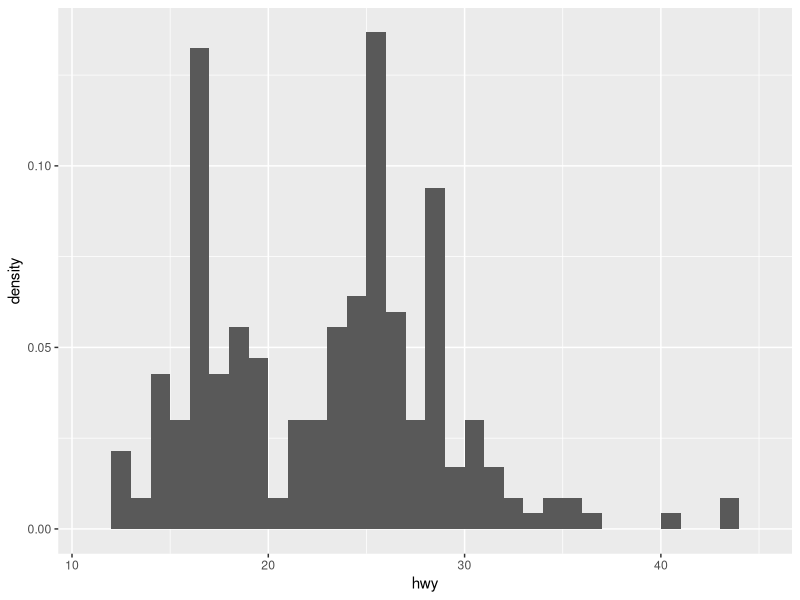
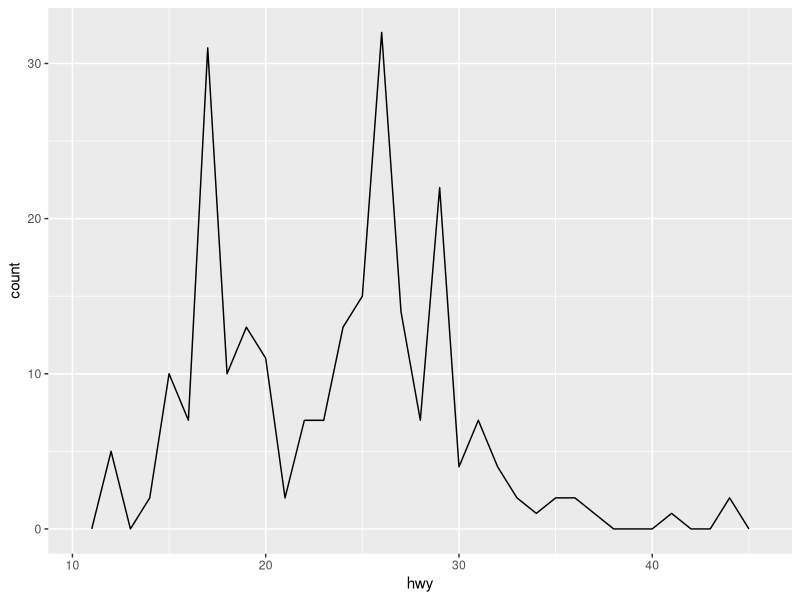
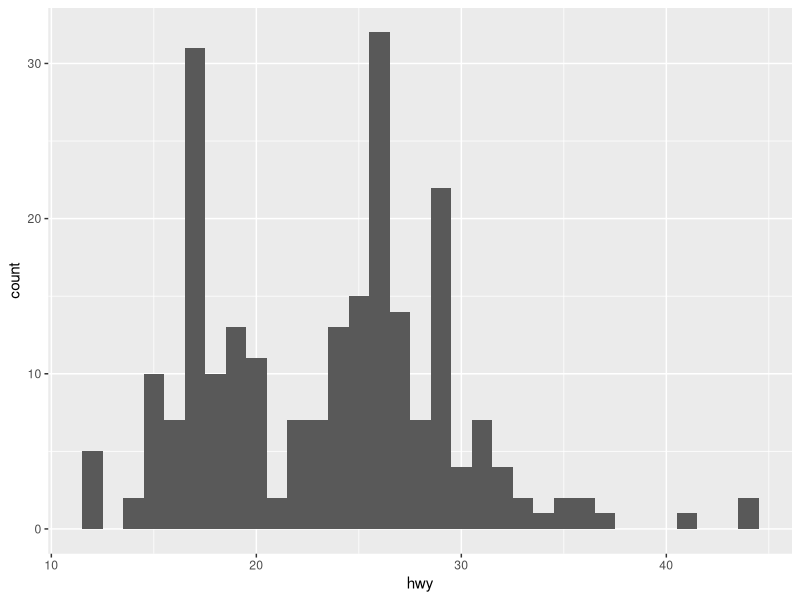
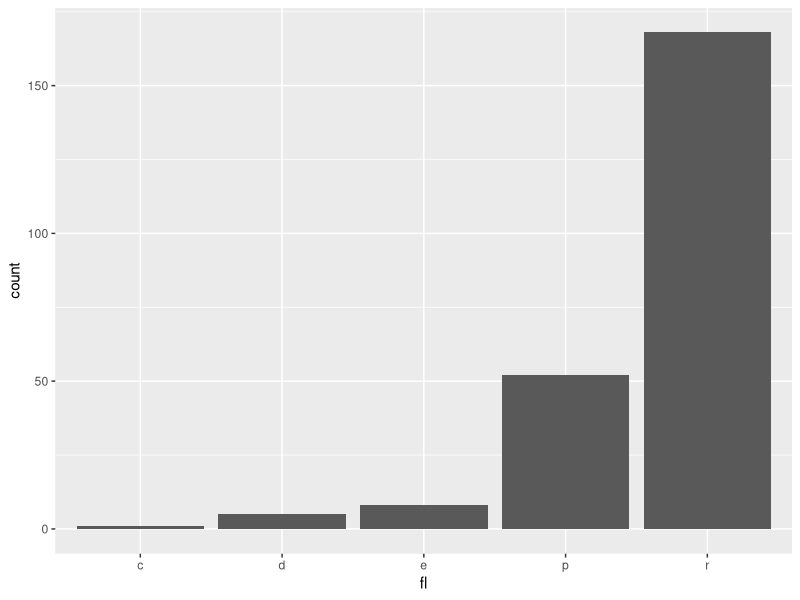
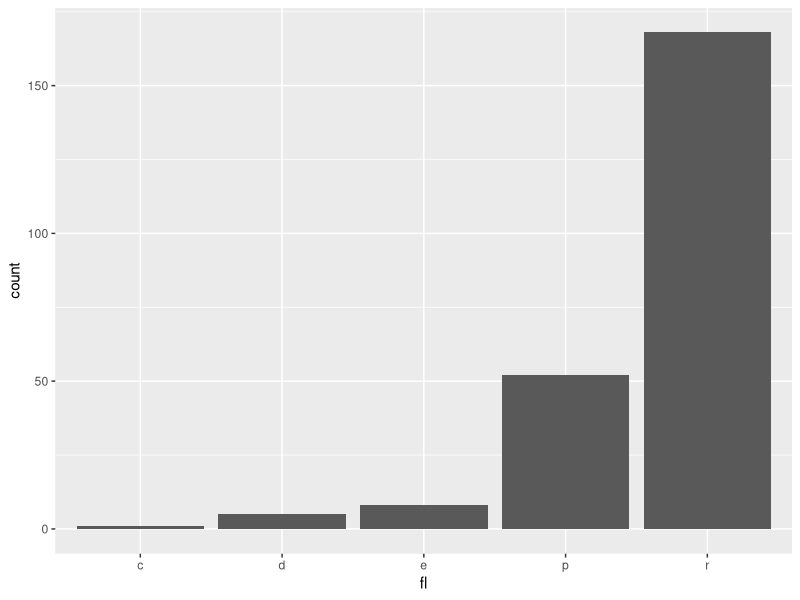
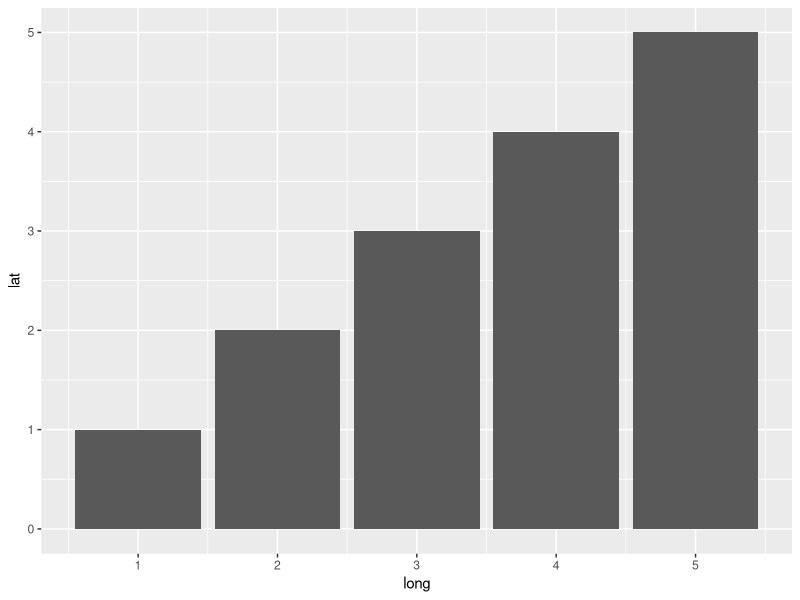
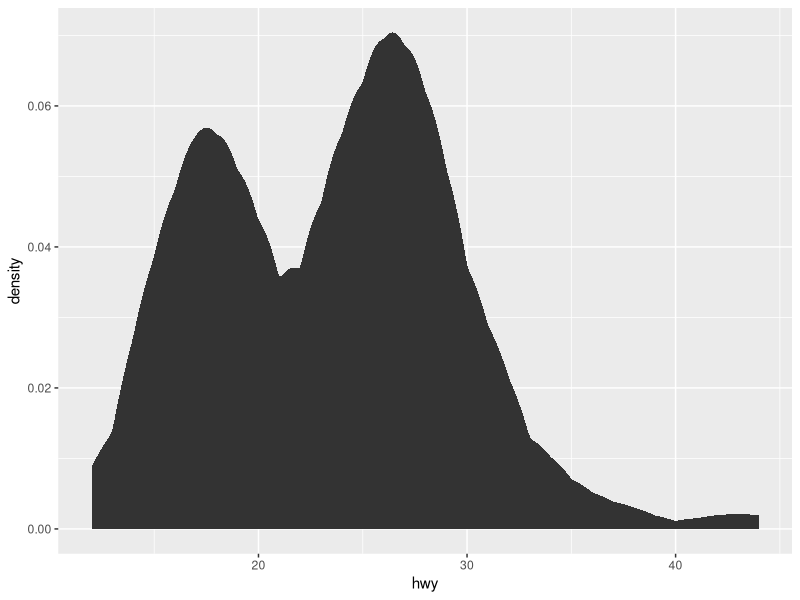
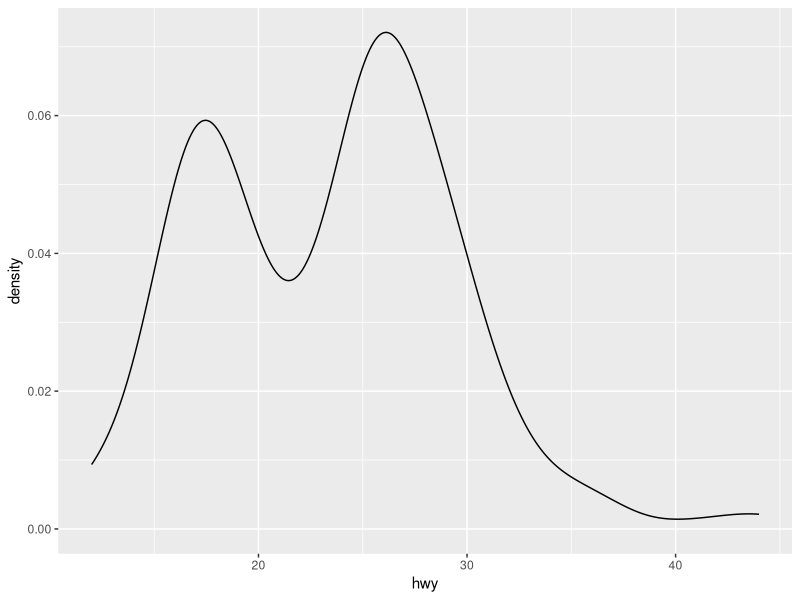

Write R code to recreate these figures, in order. (Note: this script raises an error after producing the figures.)
## ---- chunk 1
library(ggplot2)
library(dplyr)
## ---- chunk 2
c <- ggplot(mpg, aes(hwy))
## ---- chunk 3
# stat_bin()
c + stat_bin(
  aes(y = ..density..), binwidth = 1, boundary = 0, pad = TRUE
  )
## ---- chunk 4
# geom_freqpoly()
c + geom_freqpoly(binwidth = 1)
## ---- chunk 5
# geom_histogram()
c + geom_histogram(binwidth = 1, boundary = 0.5)
## ---- chunk 6
d <- ggplot(mpg, aes(fl))
## ---- chunk 7
# stat_count()
d + stat_count(width = 0.9)
## ---- chunk 8
# geom_bar()
d + geom_bar()
## ---- chunk 9
fyc <- tibble(long = rep(1:5, c(1:5)), lat = 1)
## ---- chunk 10
# geom_col()
ggplot(fyc, aes(long, lat)) + geom_col()
## ---- chunk 11
c <- ggplot(mpg, aes(hwy))
## ---- chunk 12
# stat_density()
c + stat_density(kernel = "epanechnikov")
## ---- chunk 13
# geom_density()
c + geom_density(kernel = "gaussian")
## ---- chunk 14
e <- ggplot(mpg, aes(cty, hwy))
## ---- chunk 15
# stat_bin_2d()
e + stat_bin_2d(binwidth = 1, drop = TRUE)
## ---- chunk 16
# stat_bin_hex()
e + stat_bin_hex(binwidth = 1)
## ---- chunk 17
# geom_bin2d()
e + geom_bin2d()
## ---- chunk 18
# geom_hex()
e + geom_hex()
## ---- chunk 19
e <- ggplot(mpg, aes(cty, hwy))
## ---- chunk 20
# stat_quantile()
e + 
  stat_quantile(
    quantiles = c(0.1, 0.9), formula = y ~ log(x), method = "rq"
  ) + 
  geom_point()
## ---- chunk 21
# geom_quantile()
e + 
  geom_quantile(
    quantiles = c(0.1, 0.9), formula = y ~ log(x), method = "rq"
  ) +
  geom_point()
## ---- chunk 22
e <- ggplot(mpg, aes(cty, hwy))
## ---- chunk 23
# stat_smooth()
e + 
  stat_smooth(
      method = "lm", formula = y ~ x, se = TRUE, level = 0.95,
  ) +
  geom_point()
## ---- chunk 24
# geom_smooth()
e + 
  geom_smooth(
      method = "lm", formula = y ~ x, se = TRUE, level = 0.95,
  ) +
  geom_point()
## ---- chunk 25
f <- ggplot(mpg, aes(class, hwy))
## ---- chunk 26
# stat_boxplot()
f + stat_boxplot()
## ---- chunk 27
# geom_boxplot()
f + geom_boxplot()
## ---- chunk 28
f <- ggplot(mpg, aes(class, hwy))
## ---- chunk 29
# stat_ydensity()
f + stat_ydensity(kernel = "gaussian", scale = "area")
## ---- chunk 30
# geom_violin()
f + geom_violin(scale = "width")
## ---- chunk 31
e <- ggplot(mpg, aes(cty, hwy))
## ---- chunk 32
# stat_sum()
e + stat_sum()
## ---- chunk 33
# geom_count()
e + geom_count()
## ---- chunk 34
seals <- seals %>% 
  mutate(z = sqrt(delta_long^2 + delta_lat^2))
l <- ggplot(seals, aes(long, lat))
## ---- chunk 35
# stat_contour()
l + stat_contour(aes(z = z))
## ---- chunk 36
# geom_contour()
l + geom_contour(aes(z = z))
## ---- chunk 37
e <- ggplot(mpg, aes(cty, hwy))
## ---- chunk 38
# stat_summary()
e + 
  stat_summary(fun.data = "mean_cl_boot") +
  geom_point(colour = "red", size = 1)
## ---- chunk 39
# stat_summary_bin()
e + 
  stat_summary_bin(fun.data = "mean_cl_boot", binwidth = 2) +
  geom_point(colour = "red", size = 1)
## ---- chunk 40
l <- ggplot(seals, aes(long, lat))
## ---- chunk 41
# stat_summary_2d()
l + stat_summary_2d(aes(z = z), binwidth = c(20, 10),fun = mean)
## ---- chunk 42
# stat_summary_hex()
l + stat_summary_hex(aes(z = z), binwidth = c(20, 10), fun = max)
## ---- chunk 43
# stat_function()
ggplot() + 
  stat_function(
    aes(x = -3:3), n = 99, fun = dnorm, 
    args = list(sd = 0.5), xlim = c(-1,1)
  )
## ---- chunk 44
e <- ggplot(mpg, aes(cty, hwy))
## ---- chunk 45
# stat_ecdf()
e + stat_ecdf(n = NULL, pad = FALSE)
## ---- chunk 46
c2 <- ggplot(mpg)
## ---- chunk 47
# stat_qq()
ggplot() + stat_qq(
  aes(sample = 1:100), distribution = qt, dparams = list(df = 5)
)
## ---- chunk 48
c2 + geom_qq(aes(sample = hwy))
## ---- chunk 49
c2 + geom_qq_line(aes(sample = hwy))
## ---- chunk 50
e <- ggplot(mpg, aes(cty, hwy))
## ---- chunk 51
e + 
  stat_density_2d(contour = TRUE, n = 100) +
  geom_point()
## ---- chunk 52
e + geom_density2d()
## ---- chunk 53
e <- ggplot(mpg, aes(cty, hwy))
## ---- chunk 54
e + 
  stat_ellipse(type = "enclid", level = 0.95, segments = 51) +
  geom_point()
## ---- chunk 55
# geom_blank()
ggplot(mpg, aes(cty, hwy)) + geom_blank()
## ---- chunk 56
fyc <- tibble(long = c(10, 12), lat = c(10, 12))
## ---- chunk 57
# geom_curve()
ggplot(fyc, aes(long, lat)) + 
  geom_curve(
    aes(yend = lat + 1, xend = long + 1),
    curvature = 0.5,
    angle = c(45, 135),
    ncp = 5,
    arrow = arrow(angle = 30, length = unit(0.1, "inches"),
                  ends = "last", type = "closed"),
    arrow.fill = "red",
    lineend = "butt"
  )
## ---- chunk 58
# geom_segment()
ggplot(fyc, aes(long, lat)) + 
  geom_segment(
    aes(yend = lat + 1, xend = long + 1),
    arrow = arrow(angle = 30, length = unit(0.25, "inches"),
                  ends = "both", type = "closed"),
    arrow.fill = "green",
    lineend = "butt",
    linejoin = "round"
  )
## ---- chunk 59
fyc <- tibble(
  long = c(1,5,4,3,2), lat = c(1,1,2,3,2)
)
fyc <- ggplot(fyc, aes(long, lat))
## ---- chunk 60
# geom_path()
fyc + geom_path()
## ---- chunk 61
# geom_line()
fyc + geom_line()
## ---- chunk 62
# geom_step()
fyc + geom_step(direction = "hv")
## ---- chunk 63
ids <- factor(c("1.1", "2.1", "1.2", "2.2", "1.3", "2.3"))
values <- data.frame(
  id = ids,
  value = c(3, 3.1, 3.1, 3.2, 3.15, 3.5)
)
positions <- data.frame(
  id = rep(ids, each = 4),
  x = c(2, 1, 1.1, 2.2, 1, 0, 0.3, 1.1, 2.2, 1.1, 1.2, 2.5, 1.1,
        0.3, 0.5, 1.2, 2.5, 1.2, 1.3, 2.7, 1.2, 0.5, 0.6, 1.3),
  y = c(-0.5, 0, 1, 0.5, 0, 0.5, 1.5, 1, 0.5, 1, 2.1, 1.7, 1, 1.5,
        2.2, 2.1, 1.7, 2.1, 3.2, 2.8, 2.1, 2.2, 3.3, 3.2)
)
datapoly <- merge(values, positions, by = c("id"))
# geom_polygon()
p <- ggplot(datapoly, aes(x = x, y = y)) +
  geom_polygon(aes(fill = value, group = id))
p + geom_point(colour = "red")
## ---- chunk 64
holes <- do.call(
  rbind, 
  lapply(
    split(datapoly, datapoly$id),
    function(df) {
      df$x <- df$x + 0.5 * (mean(df$x) - df$x)
      df$y <- df$y + 0.5 * (mean(df$y) - df$y)
      df
    }
  )
)
datapoly$subid <- 1L
holes$subid <- 2L
datapoly <- rbind(datapoly, holes)
# geom_pol
p <- ggplot(datapoly, aes(x = x, y = y)) +
  geom_polygon(aes(fill = value, group = id, subgroup = subid), 
               rule = "evenodd")
p + geom_point(aes(colour = as.factor(subid)))
## ---- chunk 65
fyc <- tibble(long = c(10, 12, 15), lat = c(10, 12, 15))
seals$z <- sqrt(seals$long^2 + seals$lat^2)
l <- ggplot(seals, aes(long, lat))
## ---- chunk 66
# geom_rect()
ggplot(fyc) + 
  geom_rect(
    aes(xmin = long - 2, ymin = lat - 2, 
        xmax = long + 2, ymax = lat + 2),
    alpha = 0.5
  ) +
  geom_point(aes(long, lat), colour = "red")
## ---- chunk 67
# geom_raster()
ggplot(fyc, aes(long, lat)) +
  geom_raster(hjust = 1, vjust = 1, alpha = 0.5) +
  geom_point(colour = "red")
## ---- chunk 68
# geom_tile()
ggplot(fyc, aes(long, lat)) +
  geom_tile(width = 4, height = 4, alpha = 0.5) +
  geom_point(colour = "red")
## ---- chunk 69
# geom_raster() with aes(fill)
l + geom_raster(
  aes(fill = z), hjust = 0.5, vjust = 0.5, interpolate = TRUE
)
## ---- chunk 70
# geom_tile() with aes(fill)
l + geom_tile(aes(fill = z))
## ---- chunk 71
a <- ggplot(economics, aes(date, unemploy))
## ---- chunk 72
# geom_ribbon()
a + geom_ribbon(
  aes(ymin = unemploy - 900, ymax = unemploy + 900)
)
## ---- chunk 73
# geom_area()
a + geom_area()
## ---- chunk 74
ggplot() + 
  geom_abline(aes(intercept = 0, slope = 1)) +
  geom_hline(aes(yintercept = 1)) +
  geom_vline(aes(xintercept = 1))
## ---- chunk 75
fyc <- tibble(
  long = c(10:13), lat = c(10:13), 
  lb = c(NA, "FANG", "GONG", NA)
  )
## ---- chunk 76
# geom_label() 
ggplot(fyc, aes(long, lat)) + 
  geom_label(
    aes(label = lb), nudge_x = 0.3, nudge_y = 0.3,
    label.padding = unit(0.5, "lines"),
    label.r = unit(0.5, "lines"),
    label.size = 0.5
    ) +
  geom_point()
## ---- chunk 77
# geom_text()
ggplot(fyc, aes(long, lat)) + 
  geom_text(aes(label = lb))
## ---- chunk 78
e <- ggplot(mpg, aes(cty, hwy))
## ---- chunk 79
# geom_jitter()
e + geom_jitter(height = 2, width = 2) + 
  geom_point(colour = "red")
## ---- chunk 80
e <- ggplot(mpg, aes(cty, hwy))
## ---- chunk 81
# geom_point()
e + geom_point()
## ---- chunk 82
e <- ggplot(mpg, aes(cty, hwy))
## ---- chunk 83
# geom_rug()
e + geom_rug(
  outside = FALSE, sides = "tbl", length = unit(0.1, "npc")
  )
## ---- chunk 84
df <- tibble(grp = c("A", "B"), fit = 4:5, se = 1:2)
j <- ggplot(df, aes(grp, fit, ymin = fit-se, ymax = fit+se))
## ---- chunk 85
# geom_crossbar()
j + geom_crossbar(fatten = 2)
## ---- chunk 86
# geom_errorbar()
j + geom_errorbar()
## ---- chunk 87
# geom_linerange()
j + geom_linerange()
## ---- chunk 88
# geom_pointrange()
j + geom_pointrange()
## ---- chunk 89
data <- data.frame(
  murder = USArrests$Murder,
  state = tolower(rownames(USArrests))
)
map <- map_data("state")
k <- ggplot(data, aes(fill = murder))
## ---- chunk 90
# geom_map()
k + geom_map(aes(map_id = state), map = map) +
  expand_limits(x = map$long, y = map$lat)
## ---- chunk 91
b <- ggplot(seals, aes(x = long, y = lat))
## ---- chunk 92
b + geom_spoke(aes(angle = 1:1155, radius = 1))
## ---- chunk 93
c <- ggplot(mpg, aes(hwy))
## ---- chunk 94
c + geom_dotplot()
## ---- chunk 95
# scale_*_continuous()
fyc <- tibble(
  Month = c(1:12), 
  Sales = sample(1:12),
  CumSales = cumsum(Sales)
)
ggplot(fyc, aes(Month, Sales)) +
  geom_col(fill = "blue", alpha = 0.3) +
  geom_path(aes(Month, CumSales/5), colour = "darkgreen") +
  geom_point(aes(Month, CumSales/5), colour = "darkgreen") +
  scale_y_continuous(
    breaks = seq(0, 16, 4), minor_breaks = seq(0, 16, 2),
    expand = expand_scale(mult = 0, add = 0.5), limits = c(0, 16),
    sec.axis = sec_axis(trans = ~ 5*., name = "CumSales")
    ) +
  scale_x_continuous(
    breaks = c(1:12), minor_breaks = NULL
  )
## ---- chunk 96
# scale_*_log10()
fyc <- tibble(long = 10^(1:10), lat = 1:10)
ggplot(fyc, aes(long, lat)) +
  geom_point() +
  scale_x_log10()
## ---- chunk 97
# scale_*_reverse()
fyc <- tibble(long = 10:1, lat = 1:10)
ggplot(fyc, aes(long, lat)) +
  geom_point() +
  scale_y_reverse()
## ---- chunk 98
# scale_*_sqrt()
fyc <- tibble(long = (1:10)^2, lat = 1:10)
ggplot(fyc, aes(long, lat)) +
  geom_point() +
  scale_x_sqrt()
## ---- chunk 99
fyc <- tibble(
  Month = rep(c("Q1", "Q2", "Q3", NA), each = 30),
  Sales = sample(1:120)
)
ggplot(fyc, aes(Month, Sales)) +
  geom_boxplot() +
  scale_x_discrete(
    drop = FALSE
  )
## ---- chunk 100
fyc <- tibble(
  Season = sample(c("Q1", "Q2", "Q3"), 1000, replace = TRUE),
  Sales = rnorm(1000)
)
# scale_fill_brewer()
ggplot(fyc, aes(Sales)) +
  geom_histogram(aes(fill = Season), binwidth = 0.1) + 
  scale_fill_brewer(
    type = "seq",
    palette = 1,
    direction = -1
  )
## ---- chunk 101
# scale_color_brewer()
fyc <- tibble(
  Area = sample(c("east", "west", "north"), 1000, replace = TRUE),
  long = rnorm(1000), lat = rnorm(1000)
)
ggplot(fyc, aes(long, lat)) +
  geom_point(aes(colour = Area)) + 
  scale_color_brewer(
    type = "div",
    palette = 1,
    direction = -1
  )
## ---- chunk 102
fyc <- tibble(
  long = rep(1:20, 20), lat = rep(1:20, each = 20),
  square = sqrt(long^2 + lat^2)
)
ggplot(fyc, aes(long, lat)) +
  geom_tile(aes(fill = square)) +
  scale_fill_distiller(
    type = "seq",
    direction = 1
  )
## ---- chunk 103
n + scale_fill_grey(start = 0.2, end = 0.8, na.value = "red")
## ---- chunk 104
o <- c + geom_dotplot(aes(fill = ..x..))
## ---- chunk 105
o + scale_fill_distiller(palette = "Blues")
## ---- chunk 106
o + scale_fill_gradient(low = "red", high = "yellow")
## ---- chunk 107
o + scale_fill_gradient2(
  low = "red", high = "blue",mid = "white", midpoint = 25
)
## ---- chunk 108
o + scale_fill_gradientn(colours = topo.colors(6))
## ---- chunk 109
p <- e + geom_point(aes(shape = fl, size = cyl))
## ---- chunk 110
p + scale_shape_manual(values = c(3:7))
## ---- chunk 111
p + scale_radius(range = c(1, 6))
## ---- chunk 112
p + scale_size_area(max_size = 6)
## ---- chunk 113
r <- d + geom_bar()
## ---- chunk 114
r + coord_cartesian(xlim = c(0, 5))
## ---- chunk 115
r + coord_fixed(ratio = 1/30)
## ---- chunk 116
r + coord_flip()
## ---- chunk 117
fyc <- tibble(long = rep(1:5, c(1:5)), lat = 1)
ggplot(fyc, aes(long, lat)) +
  geom_col() +
  coord_polar(theta = "x", start = pi, direction = -1)
## ---- chunk 118
fyc <- data.frame(long = 1:10, lat = (1:10)^2)
fyc <- ggplot(fyc, aes(long, lat)) + geom_point()
## ---- chunk 119
fyc + scale_y_sqrt()
fyc + coord_trans(y = "sqrt")
## ---- chunk 120
s <- ggplot(mpg, aes(fl, fill = drv))
## ---- chunk 121
s + geom_bar(position = "dodge")
## ---- chunk 122
s + geom_bar(position = "fill")
## ---- chunk 123
e + geom_point(position = "jitter")
## ---- chunk 124
s + geom_bar(position = "stack")
## ---- chunk 125
r + theme_bw()
## ---- chunk 126
r + theme_gray()
## ---- chunk 127
r + theme_dark()
## ---- chunk 128
r + theme_classic()
## ---- chunk 129
r + theme_light()
## ---- chunk 130
r + theme_linedraw()
## ---- chunk 131
r + theme_minimal()
## ---- chunk 132
r + theme_void()
## ---- chunk 133
t <- ggplot(mpg, aes(cty, hwy)) + geom_point()
## ---- chunk 134
t + facet_grid(cols = vars(fl))
t + facet_grid(rows = vars(year))
t + facet_grid(rows = vars(year), cols = vars(fl))
## ---- chunk 135
t + facet_wrap(vars(fl))
## ---- chunk 136
t + labs(
  x = "New x axis label", 
  y = "New y axis label",
  title = "Add a title above the plot",
  subtitle = "Add a subtitle below title",
  caption = "Add a caption below plot"
)
## ---- chunk 137
t + annotate(geom = "text", x = 12, y = 9,
             label = "This is annotate")
## ---- chunk 138
n + theme(legend.position = "bottom")
## ---- chunk 139
#n + guides(fill = "none")
## ---- chunk 140
n + scale_fill_discrete(
  name = "Title",
  labels = c("A", "B", "C", "D", "E")
)
## ---- chunk 141
t + coord_cartesian(xlim = c(0, 100), ylim = c(0, 100))
## ---- chunk 142
t + xlim(0, 100) + ylim(10, 20)
## ---- chunk 143
t + scale_x_continuous(limits = c(0, 100)) +
  scale_y_continuous(limits = c(10, 20))
